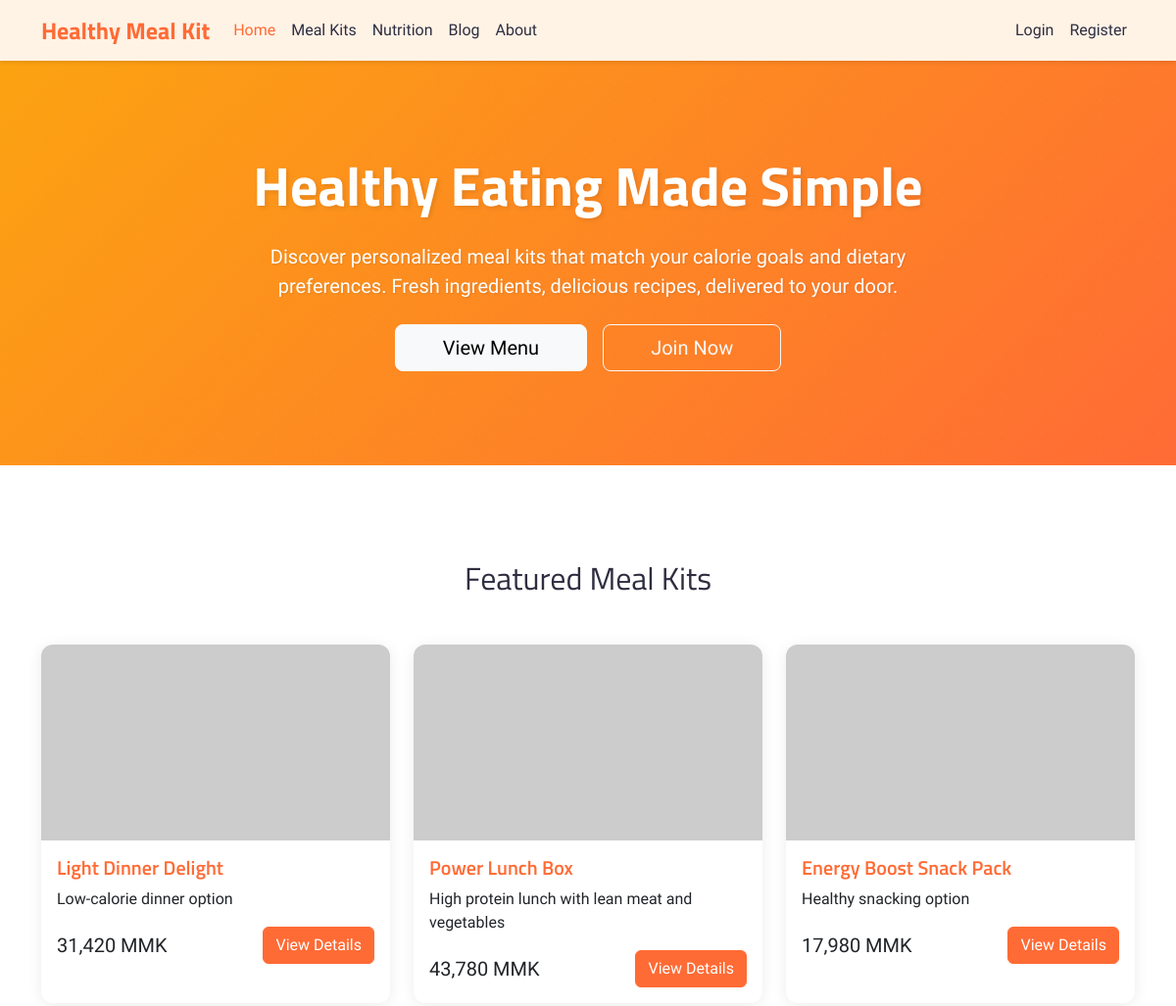
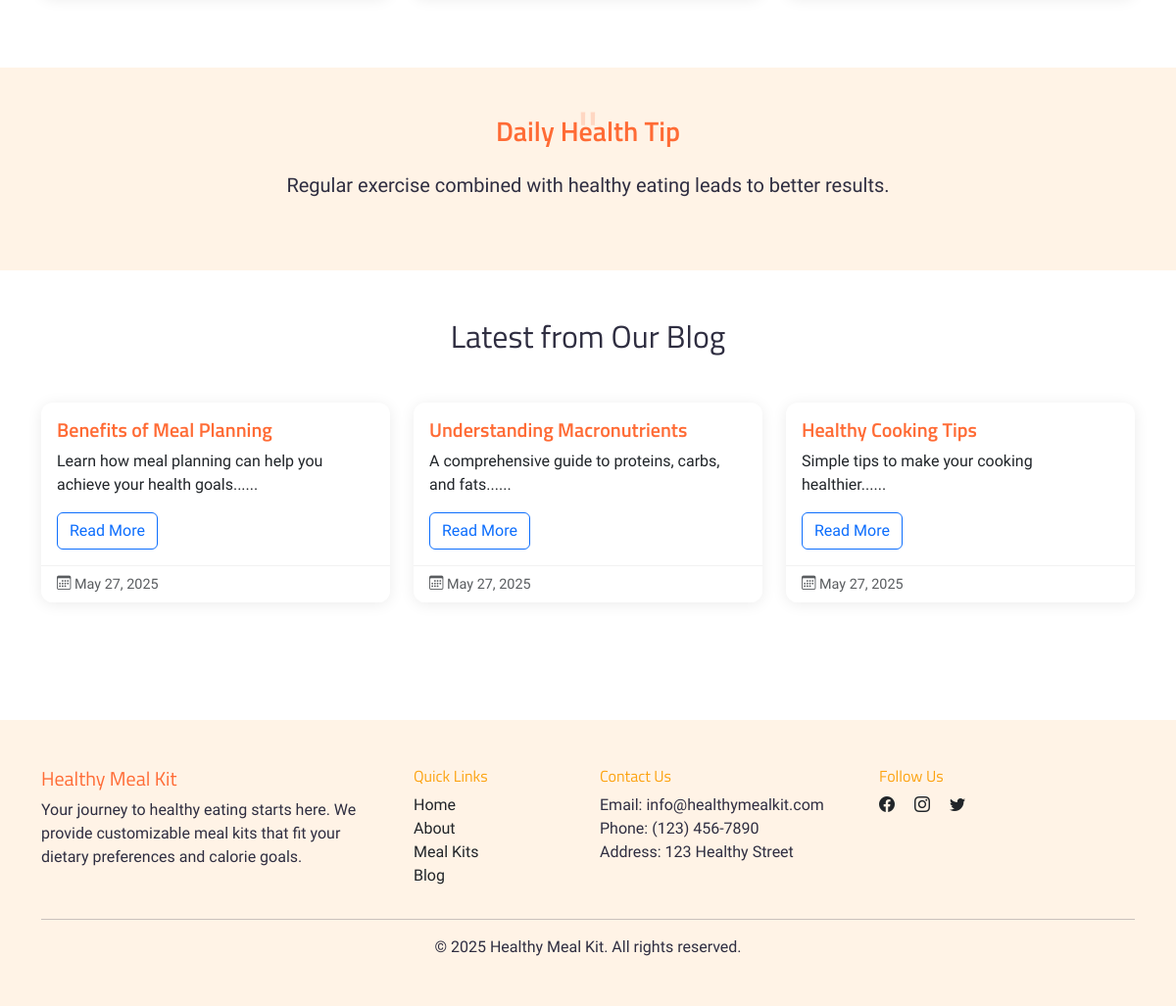
The page / on the database its author committed (2 pictures, top to bottom).
### tables this page shows
CREATE TABLE meal_kits (
    meal_kit_id INT PRIMARY KEY AUTO_INCREMENT,
    name VARCHAR(100) NOT NULL,
    description TEXT NOT NULL,
    category_id INT,
    preparation_price INT NOT NULL,
    base_calories INT NOT NULL COMMENT 'Calculated from sum of ingredients',
    cooking_time INT,
    servings INT,
    image_url VARCHAR(255),
    is_active TINYINT(1) DEFAULT 1 COMMENT '0: inactive, 1: active',
    created_at TIMESTAMP DEFAULT CURRENT_TIMESTAMP,
    FOREIGN KEY (category_id) REFERENCES categories(category_id)
);

CREATE TABLE health_tips (
    tip_id INT PRIMARY KEY AUTO_INCREMENT,
    content TEXT,
    created_at TIMESTAMP DEFAULT CURRENT_TIMESTAMP
);

CREATE TABLE blog_posts (
    post_id INT PRIMARY KEY AUTO_INCREMENT,
    title VARCHAR(255) NOT NULL,
    content TEXT,
    author_id INT,
    image_url VARCHAR(255) DEFAULT NULL,
    created_at TIMESTAMP DEFAULT CURRENT_TIMESTAMP,
    updated_at TIMESTAMP DEFAULT CURRENT_TIMESTAMP ON UPDATE CURRENT_TIMESTAMP,
    FOREIGN KEY (author_id) REFERENCES users(user_id)
);

### index.php (the view, shortened to what this page needs)
<?php
require_once 'includes/auth_check.php';
$featured_query = "SELECT mk.*, c.name as category_name,
           SUM(i.calories_per_100g * mki.default_quantity / 100) as base_calories,
           SUM(i.price_per_100g * mki.default_quantity / 100) as ingredients_price
    FROM meal_kits mk
    LEFT JOIN categories c ON mk.category_id = c.category_id
    LEFT JOIN meal_kit_ingredients mki ON mk.meal_kit_id = mki.meal_kit_id
    LEFT JOIN ingredients i ON mki.ingredient_id = i.ingredient_id
    WHERE mk.is_active = 1
    GROUP BY mk.meal_kit_id ORDER BY RAND() LIMIT 3";
$featured_result = $mysqli->query($featured_query);
$blog_query = "SELECT * FROM blog_posts ORDER BY created_at DESC LIMIT 3";
$blog_result = $mysqli->query($blog_query);
$tip_query = "SELECT * FROM health_tips ORDER BY RAND() LIMIT 1";
$tip_result = $mysqli->query($tip_query);
$health_tip = $tip_result->fetch_assoc();
?>
<!DOCTYPE html>
<html lang="en">
<head>
    <link href="https://cdn.jsdelivr.net/npm/bootstrap@5.3.0/dist/css/bootstrap.min.css" rel="stylesheet">
    <link rel="stylesheet" href="https://cdn.jsdelivr.net/npm/bootstrap-icons@1.11.3/font/bootstrap-icons.min.css">
    <link rel="stylesheet" href="assets/css/style.css">
</head>
<body>
    <?php include 'includes/navbar.php'; ?>
    <section class="hero-section text-center">
        <div class="container">
            <div class="row">
                <div class="col-lg-8 mx-auto">
                    <h1 class="mb-4">Healthy Eating Made Simple</h1>
                    <p class="lead mb-4">Discover personalized meal kits that match your calorie goals and dietary
                        preferences. Fresh ingredients, delicious recipes, delivered to your door.</p>
                    <div class="d-grid gap-3 d-sm-flex justify-content-sm-center">
                        <a href="meal-kits.php" class="btn btn-light btn-lg px-5">View Menu</a>
                        <?php
                        if(!isset($_SESSION['user_id'])) {
                            echo '<a href="register.php" class="btn btn-outline-light btn-lg px-5">Join Now</a>';
                        } else if($_SESSION['role'] == 1) {
                            echo '<a href="admin/index.php" class="btn btn-outline-light btn-lg px-5">Admin Dashboard</a>';
                        } else {
                            echo '<a href="nutrition.php" class="btn btn-outline-light btn-lg px-5">View Nutrition Information</a>';
                        }
                        ?>
                    </div>
                </div>
            </div>
        </div>
    </section>
    <section class="py-5">
        <div class="container">
            <h2 class="text-center mb-5">Featured Meal Kits</h2>
            <div class="row">
                <?php while($meal = $featured_result->fetch_assoc()): ?>
                <div class="col-md-4 mb-4">
                    <div class="card h-100">
                        <img src="https://placehold.co/600x400/FFF3E6/FF6B35?text=<?php echo urlencode($meal['name']); ?>"
                            class="card-img-top" alt="<?php echo htmlspecialchars($meal['name']); ?>">
                        <div class="card-body">
                            <h5 class="card-title text-primary-custom"><?php echo htmlspecialchars($meal['name']); ?>
                            </h5>
                            <p class="card-text"><?php echo htmlspecialchars($meal['description']); ?></p>
                            <div class="d-flex justify-content-between align-items-center">
                                <span
                                    class="h5 mb-0"><?php echo number_format($meal['preparation_price']+$meal['ingredients_price'], 0); ?> MMK</span>
                                <a href="meal-details.php?id=<?php echo $meal['meal_kit_id']; ?>"
                                    class="btn btn-primary">View Details</a>
                            </div>
                        </div>
                    </div>
                </div>
                <?php endwhile; ?>
            </div>
        </div>
    </section>
    <section class="health-tip-section py-5">
        <div class="container">
            <div class="row align-items-center">
                <div class="col-md-8 mx-auto text-center">
                    <h3 class="mb-4 text-primary-custom">Daily Health Tip</h3>
                    <p class="lead mb-4"><?php echo htmlspecialchars($health_tip['content']); ?></p>
                </div>
            </div>
        </div>
    </section>
    <section class="py-5">
        <div class="container">
            <h2 class="text-center mb-5">Latest from Our Blog</h2>
            <div class="row">
                <?php while($post = $blog_result->fetch_assoc()): ?>
                <div class="col-md-4 mb-4">
                    <div class="card blog-card">
                        <div class="card-body">
                            <h5 class="card-title text-primary-custom"><?php echo htmlspecialchars($post['title']); ?>
                            </h5>
                            <p class="card-text">
                                <?php echo substr(htmlspecialchars($post['content']), 0, 150) . '...'; ?></p>
                            <a href="blog-post.php?id=<?php echo $post['post_id']; ?>"
                                class="btn btn-outline-primary">Read More</a>
                        </div>
                        <div class="card-footer text-muted">
                            <i class="bi bi-calendar3"></i>
                            <?php echo date('F j, Y', strtotime($post['created_at'])); ?>
                        </div>
                    </div>
                </div>
                <?php endwhile; ?>
            </div>
        </div>
    </section>
    <?php include 'includes/footer.php'; ?>
</body>
</html>

### assets/css/style.css (style rules this page uses)
:root { --primary: #FF6B35; --secondary: #FCA311; --accent: #FFD23F; --light: #FFF3E6; --white: #FFFFFF; --dark: #2F2E41; --heading-font: 'Titillium Web', sans-serif; --body-font: 'Schibsted Grotesk', sans-serif; }
body { font-family: var(--body-font); color: var(--dark); padding-top: 60px; }
h1, h2, h3, h4, h5, h6 { font-family: var(--heading-font); }
.btn-primary { background-color: var(--primary); border-color: var(--primary); color: var(--white); font-family: var(--body-font); font-weight: 500; }
.hero-section { background: linear-gradient(135deg, var(--secondary) 0%, var(--primary) 100%); padding: 6rem 0; margin-bottom: 3rem; position: relative; overflow: hidden; }
.hero-section::after { content: ''; position: absolute; top: 0; left: 0; right: 0; bottom: 0; opacity: 0.3; z-index: 1; }
.hero-section .container { position: relative; z-index: 2; }
.hero-section h1 { color: var(--white); font-weight: bold; font-size: 3.5rem; text-shadow: 2px 2px 4px rgba(0,0,0,0.1); font-family: var(--heading-font); }
.hero-section .lead { color: var(--white); font-size: 1.25rem; text-shadow: 1px 1px 2px rgba(0,0,0,0.1); font-family: var(--body-font); font-weight: 300; }
.card { border: none; box-shadow: 0 2px 15px rgba(0,0,0,0.08); border-radius: 12px; overflow: hidden; }
.meal-card, .blog-card { transition: all 0.3s cubic-bezier(0.175, 0.885, 0.32, 1.275); transform: scale(1); transform-origin: center; }
.card-img-top { height: 200px; object-fit: cover; }
.card-title { font-family: var(--heading-font); font-weight: 600; }
.card-text { font-family: var(--body-font); font-weight: 300; }
.text-primary-custom { color: var(--primary); }
.health-tip-section { background-color: var(--light); position: relative; }
.health-tip-section::before { content: '"'; position: absolute; top: 20px; left: 50%; transform: translateX(-50%); font-size: 60px; color: var(--primary); opacity: 0.2; font-family: var(--heading-font); }
.health-tip-section h3 { font-family: var(--heading-font); font-weight: 600; }
.blog-card { height: 100%; }
.blog-card .card-footer { background-color: var(--white); border-top: 1px solid rgba(0,0,0,0.05); font-family: var(--body-font); font-size: 0.9rem; }

### rows shown on the page
meal_kits: name "Light Dinner Delight", description "Low-calorie dinner option", ingredients_price "31,420"
meal_kits: name "Power Lunch Box", description "High protein lunch with lean meat and vegetables", ingredients_price "43,780"
meal_kits: name "Energy Boost Snack Pack", description "Healthy snacking option", ingredients_price "17,980"
health_tips: content "Regular exercise combined with healthy eating leads to better results."
blog_posts: title "Benefits of Meal Planning", content "Learn how meal planning can help you achieve your health goals...", created_at "May 27, 2025"
blog_posts: title "Understanding Macronutrients", content "A comprehensive guide to proteins, carbs, and fats...", created_at "May 27, 2025"
blog_posts: title "Healthy Cooking Tips", content "Simple tips to make your cooking healthier...", created_at "May 27, 2025"
